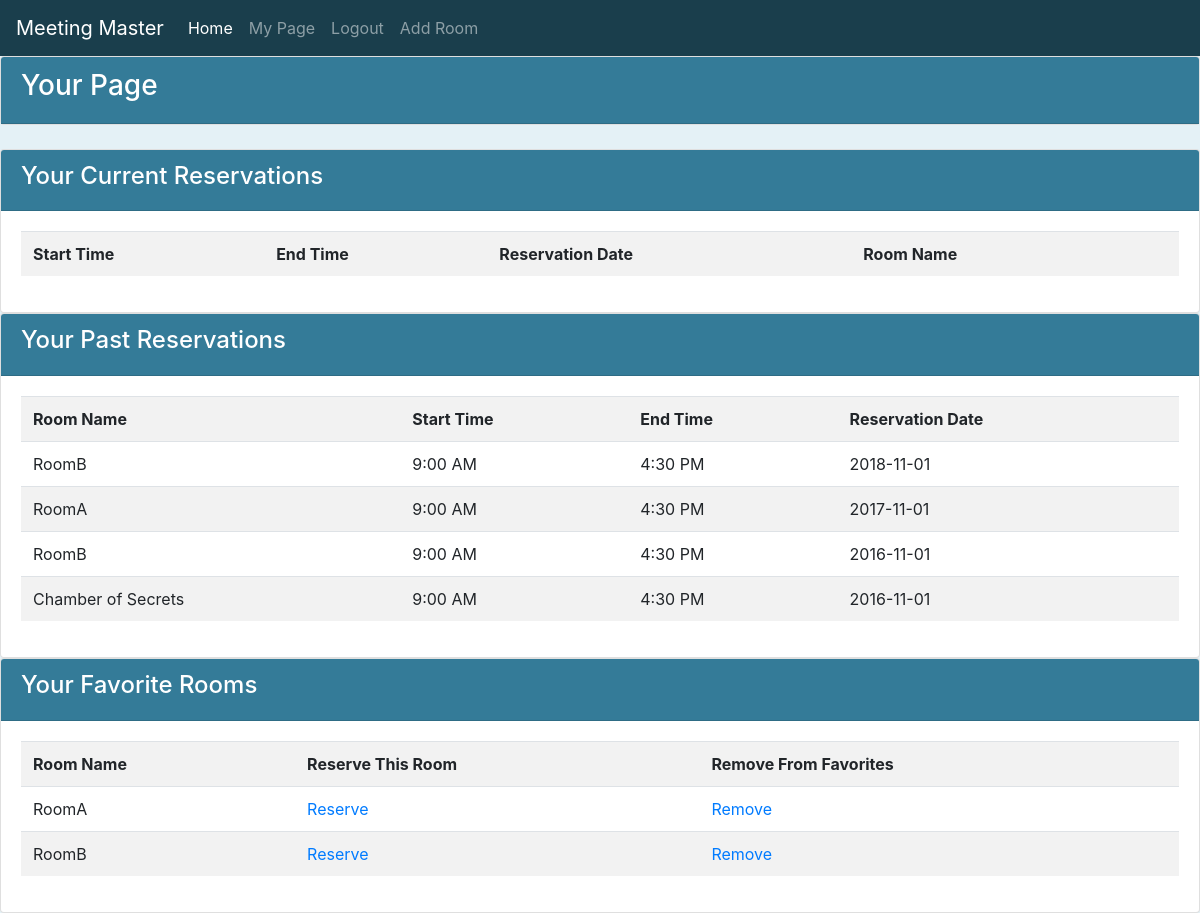
The page /user.php (signed in) on the database its author committed.
### tables this page shows
CREATE TABLE IF NOT EXISTS `reservation` (
    `ResID` int NOT NULL AUTO_INCREMENT PRIMARY KEY,
    `RoomID` int NOT NULL,
    `UserID` int NOT NULL,
    `StartTime` tinyint NOT NULL,
    `EndTime` tinyint NOT NULL,
    `ResDate` date NOT NULL,
    FOREIGN KEY (RoomID) REFERENCES room(RoomID),
    FOREIGN KEY (UserID) REFERENCES user(UserID)
);

CREATE TABLE IF NOT EXISTS `room` (
    `RoomID` int NOT NULL AUTO_INCREMENT PRIMARY KEY,
    `Name` tinytext NOT NULL,
    `Occupancy` int NOT NULL,
    `Deleted` bool NOT NULL DEFAULT FALSE
);

### user.php (the view, shortened to what this page needs)
<html lang="en">
<head>
  <link rel="stylesheet" href="https://maxcdn.bootstrapcdn.com/bootstrap/4.0.0/css/bootstrap.min.css">
  <link href="style.css" type="text/css" rel="stylesheet">
</head>
<body>
<nav class="navbar navbar-expand-lg navbar-dark" style="background-color: #1A3E4C;">
  <a class="navbar-brand" href="#">Meeting Master</a>
  <div class="collapse navbar-collapse" id="navbarNavAltMarkup">
    <div class="navbar-nav">
      <a class="nav-item nav-link active" href="home1.php">Home <span class="sr-only">(current)</span></a>
      <a class="nav-item nav-link" href="user.php">My Page</a>
      <a class="nav-item nav-link" href="logout.php">Logout</a>
      <?php
        if($_SESSION['admin']){
            echo "<a class='nav-item nav-link' href='room.php'>Add Room</a>";
        }
      ?>
    </div>
  </div>
</nav>
<div class='row'>
  <div class='col'>
<?
$suserid = $_SESSION['userid'];
echo "<div class='card'><div class='card-header'><h3>Your Page</h3></div></div><br>";
$dbuser = 'root';
$dbpass = 'root';
$db = 'meeting';
$host = 'localhost';
$port = 3306;
$conn = mysqli_connect(
   $host,
   $dbuser,
   $dbpass,
   $db,
   $port
);
$timeArr = array("9:00 AM", "9:30 AM", "10:00 AM", "10:30 AM", "11:00 AM", "11:30 AM", "12:00 PM",
    "12:30 PM", "1:00 PM", "1:30 PM", "2:00 PM", "2:30 PM", "3:00 PM", "3:30 PM", "4:00 PM", "4:30 PM", "5:00 PM");
echo "<div class='card'><div class='card-header'><h4>Your Current Reservations</h4></div>";
echo "<div class='card-body'><table class='table table-striped'><tr><th>Start Time</th><th>End Time</th><th>Reservation Date</th><th>Room Name</th><th></th></tr>";
echo "</table></div></div>";
$sql = "SELECT StartTime, EndTime, ResDate, room.Name ".
    "FROM user, reservation, room ".
    "WHERE user.UserID=reservation.UserID AND user.UserID='$suserid' ".
    "AND reservation.roomID=room.RoomID AND reservation.ResDate<CURDATE();";
$result = mysqli_query($conn, $sql);
echo "<div class='card'><div class='card-header'><h4>Your Past Reservations</h4></div>";
echo "<div class='card-body'><table class='table table-striped'><tr><th>Room Name</th><th>Start Time</th><th>End Time</th><th>Reservation Date</th></tr>";
while($row = mysqli_fetch_array($result)){
    echo "<tr><td>". $row["Name"]."</td><td>". $timeArr[$row["StartTime"]] ."</td><td>".
        $timeArr[$row["EndTime"]]."</td><td>".$row["ResDate"]."</td></tr>";
}
echo "</table></div></div>";
$sql = "SELECT room.RoomID, room.Name FROM user, favorite, room ".
    "WHERE user.UserID=favorite.UserID AND user.UserID='$suserid' ".
    "AND room.RoomID=favorite.RoomID AND NOT room.Deleted;";
$result = mysqli_query($conn, $sql);
echo "<div class='card'><div class='card-header'><h4>Your Favorite Rooms</h4></div>";
echo "<div class='card-body'><table class='table table-striped'><tr><th>Room Name</th><th>Reserve This Room</th><th>Remove From Favorites</th></tr>";
while($row = mysqli_fetch_array($result)){
    echo "<tr><td>". $row["Name"] ."</td><td><a href='ReserveRoom.php?roomid=".
        $row["RoomID"]."'>Reserve</a></td><td><a href='removefavorite.php?roomid=".
        $row["RoomID"]."'>Remove</a></td></tr>";
}
echo "</table></div></div>";
?>
    </div>
</div>
</body>
</html>

### style.css (style rules this page uses)
.col { background-color: #E4F1F6; height: auto; min-height: 100% !important; }
div { margin: 0px; }
.card-header { background-color: #347B98; color: white; font-size: 16pt; }

### rows shown on the page
reservation: RoomID.Name "RoomB", StartTime "9:00 AM", EndTime "4:30 PM", ResDate "2018-11-01"
reservation: RoomID.Name "RoomA", StartTime "9:00 AM", EndTime "4:30 PM", ResDate "2017-11-01"
reservation: RoomID.Name "RoomB", StartTime "9:00 AM", EndTime "4:30 PM", ResDate "2016-11-01"
reservation: RoomID.Name "Chamber of Secrets", StartTime "9:00 AM", EndTime "4:30 PM", ResDate "2016-11-01"
room: Name "RoomA"
room: Name "RoomB"
